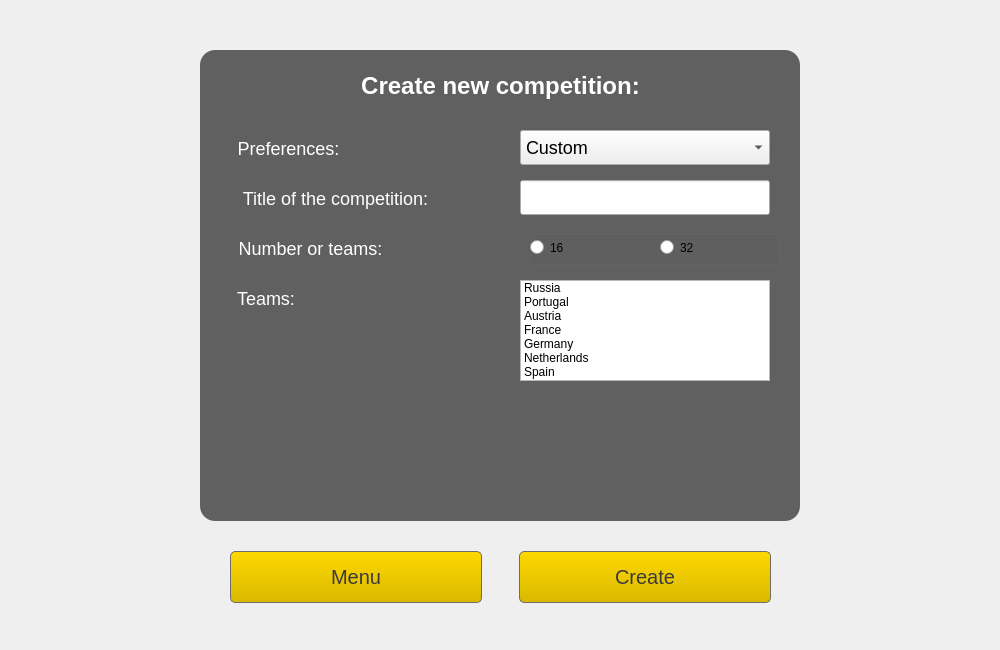
<?xml version="1.0" encoding="UTF-8"?>
<ui version="4.0">
 <class>SettingsDialog</class>
 <widget class="QDialog" name="SettingsDialog">
  <property name="geometry">
   <rect>
    <x>0</x>
    <y>0</y>
    <width>1000</width>
    <height>650</height>
   </rect>
  </property>
  <property name="minimumSize">
   <size>
    <width>0</width>
    <height>0</height>
   </size>
  </property>
  <property name="windowTitle">
   <string>Settings</string>
  </property>
  <property name="styleSheet">
   <string notr="true">#SettingsDialog {
	background: url(:/settings_background.png)  no-repeat center center fixed;
}</string>
  </property>
  <widget class="QWidget" name="layoutWidget">
   <property name="geometry">
    <rect>
     <x>230</x>
     <y>550</y>
     <width>541</width>
     <height>54</height>
    </rect>
   </property>
   <layout class="QHBoxLayout" name="lauoutButtons">
    <item>
     <widget class="QPushButton" name="btnMenu">
      <property name="styleSheet">
       <string notr="true">QPushButton { 
	border: 1px solid #6d6d6d transparent;
	background: qlineargradient(x1: 0, y1: 1, x2: 0, y2: 0,  stop: 0 #d9b900, stop: 1 #ffd800);
	border-radius: 5px;
	color: #3a3a3a;
	font-size: 20px;
	height: 50px;
	width: 250px;
}

QPushButton:hover { 
	background-color: #ffd800;
}

QPushButton:pressed {
	background-color: #d9b900;
}</string>
      </property>
      <property name="text">
       <string>Menu</string>
      </property>
     </widget>
    </item>
    <item>
     <spacer name="horizontalSpacer">
      <property name="orientation">
       <enum>Qt::Horizontal</enum>
      </property>
      <property name="sizeHint" stdset="0">
       <size>
        <width>40</width>
        <height>20</height>
       </size>
      </property>
     </spacer>
    </item>
    <item>
     <widget class="QPushButton" name="btnCreate">
      <property name="styleSheet">
       <string notr="true">QPushButton { 
	border: 1px solid #6d6d6d transparent;
	background: qlineargradient(x1: 0, y1: 1, x2: 0, y2: 0,  stop: 0 #d9b900, stop: 1 #ffd800);
	border-radius: 5px;
	color: #3a3a3a;
	font-size: 20px;
	height: 50px;
	width: 250px;
}

QPushButton:hover { 
	background-color: #ffd800;
}

QPushButton:pressed {
	background-color: #d9b900;
}</string>
      </property>
      <property name="text">
       <string>Create</string>
      </property>
     </widget>
    </item>
   </layout>
  </widget>
  <widget class="QFrame" name="frame">
   <property name="geometry">
    <rect>
     <x>200</x>
     <y>50</y>
     <width>600</width>
     <height>471</height>
    </rect>
   </property>
   <property name="styleSheet">
    <string notr="true">#frame {
	border: 0px;
	background-color: rgba(0, 0, 0, 0.6);
	border-radius: 15px;
}</string>
   </property>
   <property name="frameShape">
    <enum>QFrame::StyledPanel</enum>
   </property>
   <property name="frameShadow">
    <enum>QFrame::Raised</enum>
   </property>
   <widget class="QLabel" name="lblSettings">
    <property name="geometry">
     <rect>
      <x>0</x>
      <y>20</y>
      <width>601</width>
      <height>31</height>
     </rect>
    </property>
    <property name="styleSheet">
     <string notr="true">color: rgb(255, 255, 255);
font-size: 24px;
width: 240px;
font-weight: bold;</string>
    </property>
    <property name="text">
     <string>Create new competition:</string>
    </property>
    <property name="alignment">
     <set>Qt::AlignCenter</set>
    </property>
   </widget>
   <widget class="QLabel" name="lblPreferences">
    <property name="enabled">
     <bool>true</bool>
    </property>
    <property name="geometry">
     <rect>
      <x>30</x>
      <y>80</y>
      <width>117</width>
      <height>37</height>
     </rect>
    </property>
    <property name="sizePolicy">
     <sizepolicy hsizetype="Fixed" vsizetype="Fixed">
      <horstretch>0</horstretch>
      <verstretch>0</verstretch>
     </sizepolicy>
    </property>
    <property name="styleSheet">
     <string notr="true">color: rgb(255, 255, 255);
font-size: 18px;
width: 240px;</string>
    </property>
    <property name="frameShadow">
     <enum>QFrame::Plain</enum>
    </property>
    <property name="lineWidth">
     <number>1</number>
    </property>
    <property name="text">
     <string>Preferences:</string>
    </property>
    <property name="textFormat">
     <enum>Qt::AutoText</enum>
    </property>
    <property name="scaledContents">
     <bool>false</bool>
    </property>
    <property name="alignment">
     <set>Qt::AlignCenter</set>
    </property>
    <property name="margin">
     <number>8</number>
    </property>
   </widget>
   <widget class="QLabel" name="lblNumberOfTeams">
    <property name="geometry">
     <rect>
      <x>30</x>
      <y>180</y>
      <width>161</width>
      <height>37</height>
     </rect>
    </property>
    <property name="sizePolicy">
     <sizepolicy hsizetype="Fixed" vsizetype="Fixed">
      <horstretch>0</horstretch>
      <verstretch>0</verstretch>
     </sizepolicy>
    </property>
    <property name="styleSheet">
     <string notr="true">color: rgb(255, 255, 255);
font-size: 18px;
width: 240px;</string>
    </property>
    <property name="text">
     <string>Number or teams:</string>
    </property>
    <property name="textFormat">
     <enum>Qt::AutoText</enum>
    </property>
    <property name="scaledContents">
     <bool>false</bool>
    </property>
    <property name="alignment">
     <set>Qt::AlignCenter</set>
    </property>
    <property name="margin">
     <number>8</number>
    </property>
   </widget>
   <widget class="QGroupBox" name="groupBox">
    <property name="geometry">
     <rect>
      <x>330</x>
      <y>180</y>
      <width>250</width>
      <height>35</height>
     </rect>
    </property>
    <property name="sizePolicy">
     <sizepolicy hsizetype="Fixed" vsizetype="Fixed">
      <horstretch>0</horstretch>
      <verstretch>0</verstretch>
     </sizepolicy>
    </property>
    <property name="title">
     <string/>
    </property>
    <property name="alignment">
     <set>Qt::AlignLeading|Qt::AlignLeft|Qt::AlignVCenter</set>
    </property>
    <widget class="QRadioButton" name="rbtn32">
     <property name="geometry">
      <rect>
       <x>130</x>
       <y>0</y>
       <width>115</width>
       <height>35</height>
      </rect>
     </property>
     <property name="styleSheet">
      <string notr="true">background: none;</string>
     </property>
     <property name="text">
      <string>32</string>
     </property>
    </widget>
    <widget class="QRadioButton" name="rbtn16">
     <property name="geometry">
      <rect>
       <x>0</x>
       <y>0</y>
       <width>115</width>
       <height>35</height>
      </rect>
     </property>
     <property name="contextMenuPolicy">
      <enum>Qt::DefaultContextMenu</enum>
     </property>
     <property name="layoutDirection">
      <enum>Qt::LeftToRight</enum>
     </property>
     <property name="styleSheet">
      <string notr="true"/>
     </property>
     <property name="text">
      <string>16</string>
     </property>
    </widget>
   </widget>
   <widget class="QListWidget" name="listWidget">
    <property name="geometry">
     <rect>
      <x>320</x>
      <y>230</y>
      <width>250</width>
      <height>101</height>
     </rect>
    </property>
    <item>
     <property name="text">
      <string>Russia</string>
     </property>
    </item>
    <item>
     <property name="text">
      <string>Portugal</string>
     </property>
    </item>
    <item>
     <property name="text">
      <string>Austria</string>
     </property>
    </item>
    <item>
     <property name="text">
      <string>France</string>
     </property>
    </item>
    <item>
     <property name="text">
      <string>Germany</string>
     </property>
    </item>
    <item>
     <property name="text">
      <string>Netherlands</string>
     </property>
    </item>
    <item>
     <property name="text">
      <string>Spain</string>
     </property>
    </item>
   </widget>
   <widget class="QLabel" name="lblTeams">
    <property name="geometry">
     <rect>
      <x>30</x>
      <y>230</y>
      <width>72</width>
      <height>37</height>
     </rect>
    </property>
    <property name="sizePolicy">
     <sizepolicy hsizetype="Fixed" vsizetype="Fixed">
      <horstretch>0</horstretch>
      <verstretch>0</verstretch>
     </sizepolicy>
    </property>
    <property name="styleSheet">
     <string notr="true">color: rgb(255, 255, 255);
font-size: 18px;
width: 240px;</string>
    </property>
    <property name="text">
     <string>Teams:</string>
    </property>
    <property name="textFormat">
     <enum>Qt::AutoText</enum>
    </property>
    <property name="scaledContents">
     <bool>false</bool>
    </property>
    <property name="alignment">
     <set>Qt::AlignCenter</set>
    </property>
    <property name="margin">
     <number>8</number>
    </property>
   </widget>
   <widget class="QLineEdit" name="edtTitle">
    <property name="geometry">
     <rect>
      <x>320</x>
      <y>130</y>
      <width>250</width>
      <height>35</height>
     </rect>
    </property>
    <property name="sizePolicy">
     <sizepolicy hsizetype="Fixed" vsizetype="Fixed">
      <horstretch>0</horstretch>
      <verstretch>0</verstretch>
     </sizepolicy>
    </property>
    <property name="minimumSize">
     <size>
      <width>0</width>
      <height>0</height>
     </size>
    </property>
    <property name="styleSheet">
     <string notr="true">font-size: 18px;
width: 240px;
height: 35px;
padding-left: 5px;</string>
    </property>
    <property name="alignment">
     <set>Qt::AlignLeading|Qt::AlignLeft|Qt::AlignVCenter</set>
    </property>
   </widget>
   <widget class="QLabel" name="lblTitle">
    <property name="geometry">
     <rect>
      <x>30</x>
      <y>130</y>
      <width>211</width>
      <height>37</height>
     </rect>
    </property>
    <property name="sizePolicy">
     <sizepolicy hsizetype="Fixed" vsizetype="Fixed">
      <horstretch>0</horstretch>
      <verstretch>0</verstretch>
     </sizepolicy>
    </property>
    <property name="styleSheet">
     <string notr="true">color: rgb(255, 255, 255);
font-size: 18px;
width: 240px;</string>
    </property>
    <property name="text">
     <string>Title of the competition:</string>
    </property>
    <property name="textFormat">
     <enum>Qt::AutoText</enum>
    </property>
    <property name="scaledContents">
     <bool>false</bool>
    </property>
    <property name="alignment">
     <set>Qt::AlignCenter</set>
    </property>
    <property name="margin">
     <number>8</number>
    </property>
   </widget>
   <widget class="QComboBox" name="cmbPreferences">
    <property name="geometry">
     <rect>
      <x>320</x>
      <y>80</y>
      <width>250</width>
      <height>35</height>
     </rect>
    </property>
    <property name="sizePolicy">
     <sizepolicy hsizetype="Fixed" vsizetype="Fixed">
      <horstretch>0</horstretch>
      <verstretch>0</verstretch>
     </sizepolicy>
    </property>
    <property name="styleSheet">
     <string notr="true">font-size: 18px;
width: 220px;
height: 35px;
padding-left: 5px;</string>
    </property>
    <property name="duplicatesEnabled">
     <bool>false</bool>
    </property>
    <property name="modelColumn">
     <number>0</number>
    </property>
    <item>
     <property name="text">
      <string>Custom</string>
     </property>
    </item>
    <item>
     <property name="text">
      <string>UEFA EURO</string>
     </property>
    </item>
    <item>
     <property name="text">
      <string>FIFA World Cup</string>
     </property>
    </item>
   </widget>
  </widget>
 </widget>
 <tabstops>
  <tabstop>btnMenu</tabstop>
  <tabstop>cmbPreferences</tabstop>
  <tabstop>edtTitle</tabstop>
  <tabstop>rbtn16</tabstop>
  <tabstop>rbtn32</tabstop>
  <tabstop>listWidget</tabstop>
  <tabstop>btnCreate</tabstop>
 </tabstops>
 <resources/>
 <connections/>
</ui>
